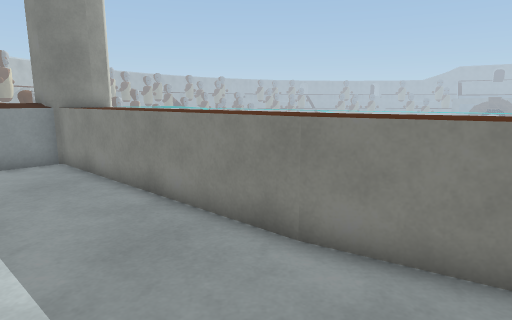
View 1 (above)

14 first-person views from a walk through a 3-D level made in the Unity game engine. The camera is 1.2 m above the floor, tilts 10° down and sees 75° across. The floor is counted in squares, 0.5 m on a side. Each view is taken from the middle of a square. On the plan, view 1 faces up. The plan holds only what a view shows up to about 20 squares ahead; the rest is blank. The place goes on beyond the plan. The player character is not drawn. Door leaves are left out, so doorways stand open. Surface patterns are stand-ins for the level's own textures.

View 2
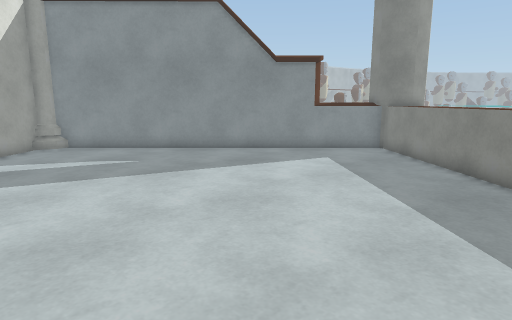

View 3
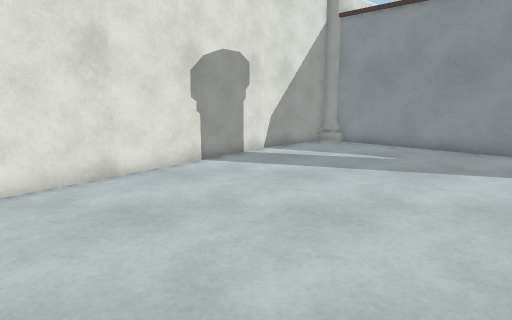

View 4
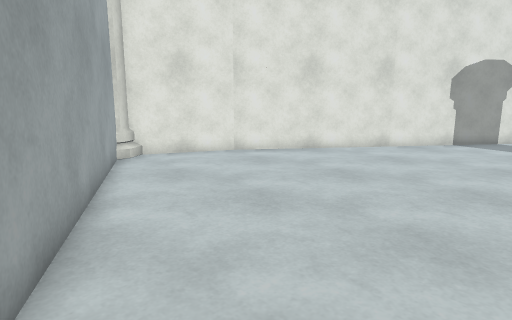

View 5
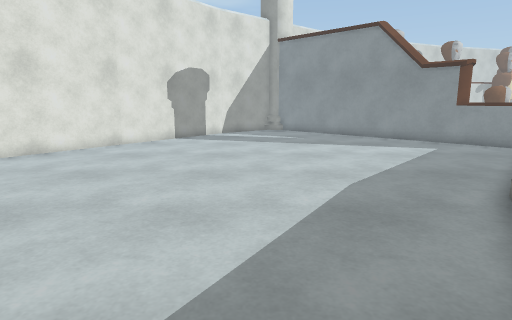

View 6
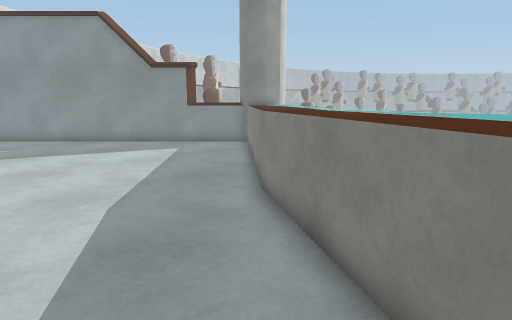

View 7
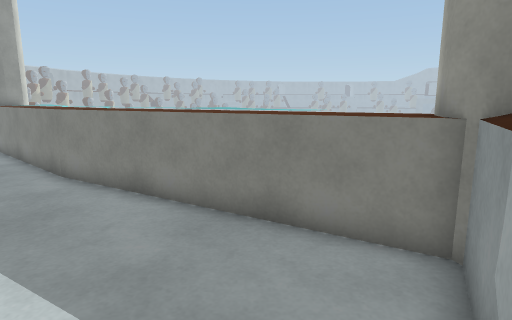

View 8
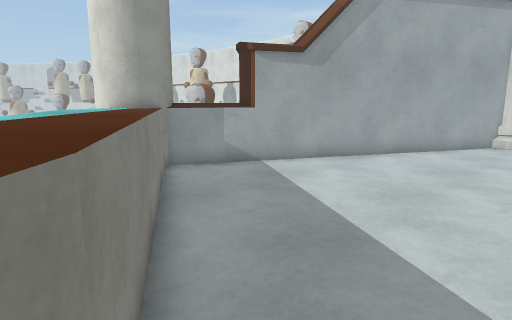

View 9
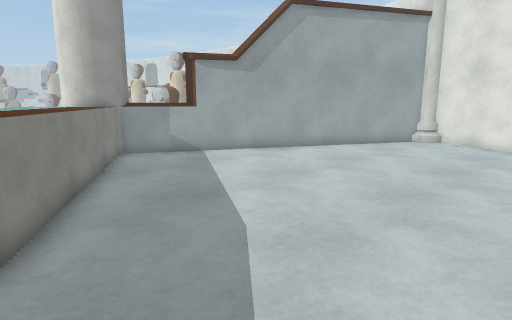

View 10
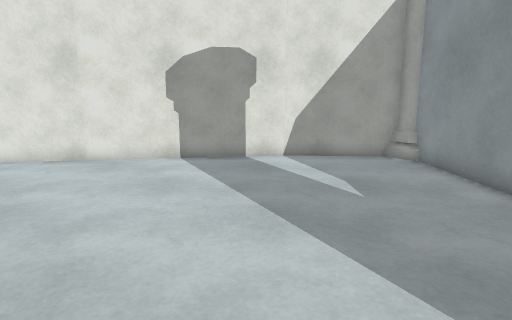

View 11
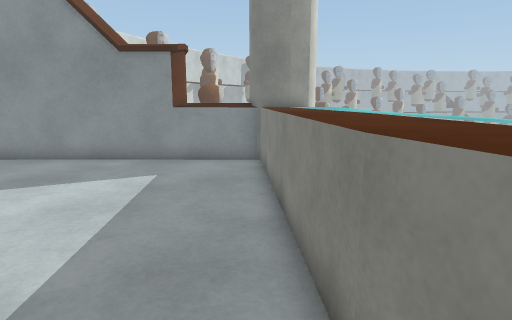

View 12
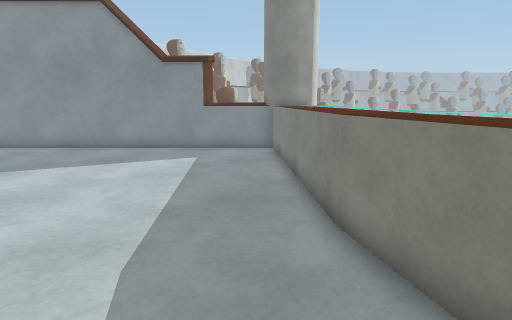

View 13
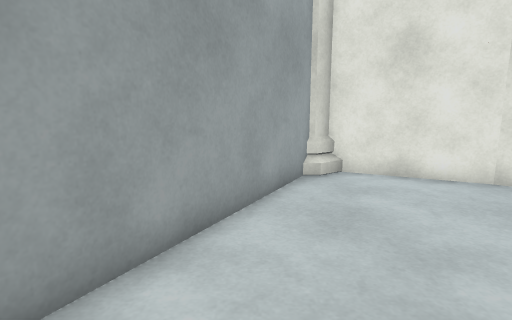

View 14
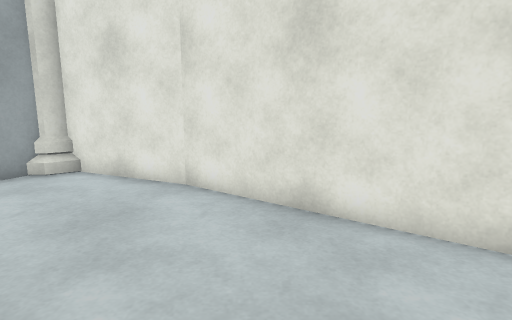

### Floor plan
Key: @ floor where view 1 was taken; # wall or solid block; . floor; = window, fence, low wall or low ledge; ^ raised ledge.
Columns run from 19 left of view 1 to 12 right of it. Each row starts with its distance up from view 1.
 14              #
 13            ##^
 12           ###^^^
 11         ###...^^^
 10         ##.....^^^^
  9        ##.......^^^^
  8       ##.........^^^^
  7      ##...........^^^^
  6     ##.............^^^^^
  5    ##...............^^^^^
  4   ##..................^^^^^
  3  ##.....................^^^^#
  2 ##.......................^^^^^
  1 #..........................^^^##
  0 #..................@........###
 -1 ##...........................##
 -2  #..........................^^
 -3  ##.........................=
 -4   ###......................###
 -5     ##.....................#
 -6      ##...................##
 -7       ###.................#
 -8         ##...............##
 -9          ##.............##
-10           ###...........#
-11             ##.........##
-12              ##........#
-13               ###.....##
-14                 ###...#
-15                   #####
-16                      #

Positions as (right, up) in squares from view 1, and headings:
1: (0, 0), facing up
2: (0, -4), facing up-left
3: (1, -4), facing left
4: (8, -1), facing down-left
5: (9, -1), facing left
6: (7, -1), facing up-left
7: (7, -5), facing up
8: (-1, 6), facing down-right
9: (-5, 6), facing down-right
10: (-5, 6), facing down-left
11: (2, 3), facing up-left
12: (4, 0), facing up-left
13: (4, -4), facing down
14: (-5, -4), facing down
